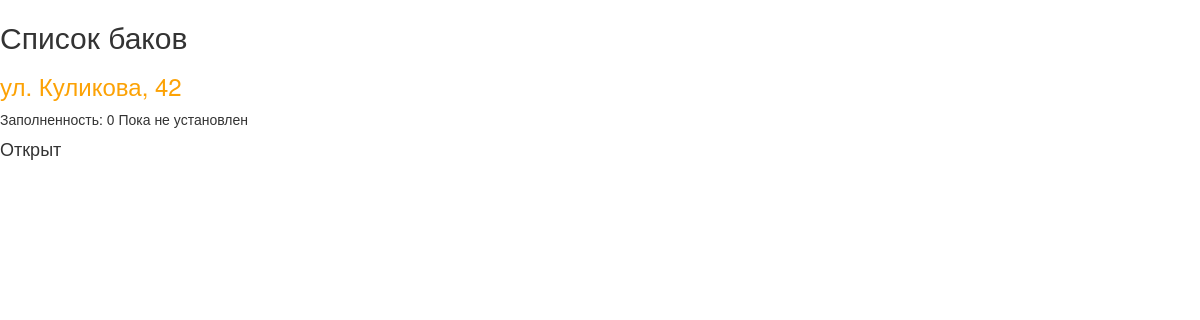
The page /containers/ on the database as committed earlier.
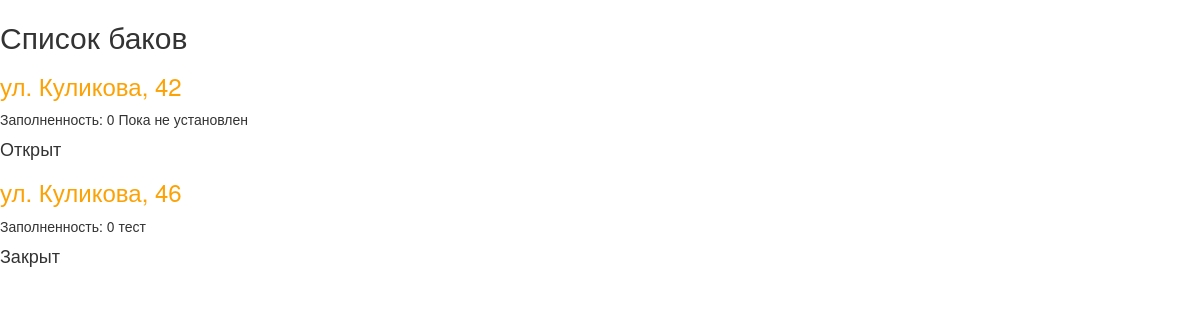
The same page on the database as committed later.
### technology/models.py (models this page shows, shortened)
class Container(models.Model):
    address = models.CharField(max_length=255)
    photo = models.ImageField(upload_to='photos/')
    fullness = models.PositiveSmallIntegerField(default=0)
    information = models.TextField(blank=True)
    is_open = models.BooleanField(default=True)

### technology/views.py (the view)
# urls.py: path('containers/', buckets_list, name='containers'),
def buckets_list(request):
    buckets = Container.objects.all()
    return render(request, 'technology/html/buckets_list.html', {"buckets" : buckets})

### technology/templates/technology/html/buckets_list.html (shortened to what this page needs)
<!DOCTYPE html>
{% load static %}
<html lang="en">
<head>
    <link rel="stylesheet" href="//maxcdn.bootstrapcdn.com/bootstrap/3.2.0/css/bootstrap.min.css">
    <link rel="stylesheet" href="//maxcdn.bootstrapcdn.com/bootstrap/3.2.0/css/bootstrap-theme.min.css">
    <link rel="stylesheet" href="{% static 'css/bucket.css' %}">
</head>
<body>
<h2>Список баков</h2>
<div>
    {% for bucket in buckets %}
    <h3 class="address"><a href="">{{ bucket.address }}</a></h3>
    <p>Заполненность: {{ bucket.fullness }} {{ bucket.information }} </p>
    <h4 class="is_open">{% if bucket.is_open %}Закрыт {% else %}Открыт {% endif %}
    </h4>
    {% endfor %}
</div>
</body>
</html>

Rows that differ between the two databases and show on the page:
added Container: address "ул. Куликова, 46", fullness "0", information "тест", is_open "Закрыт"
